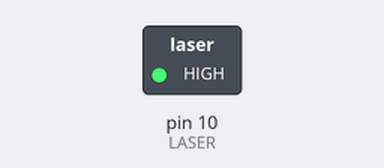
Recording of a sketch running on a simulated Arduino Uno, built with avr-gcc and run on an emulated ATmega328P. Shown: switched loads named in the sketch (green lamp = pin HIGH).

Above: at 0.1 s.
Timing chart, 0 to 1.6 s (numbered marks = the images above):
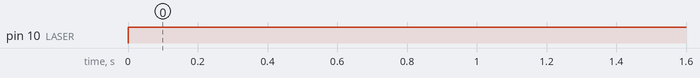

The sketch:

laser_module.ino
```cpp
int LASER=10;

void setup(){
  pinMode(LASER, OUTPUT);
  digitalWrite(LASER, LOW);
}

void loop(){
  digitalWrite(LASER, HIGH);
}
```

Measured:
- by itself, pin 10 (LASER): LOW → HIGH at 0.00 s
